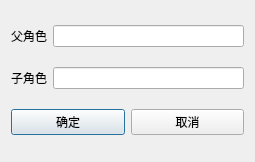
<?xml version="1.0" encoding="UTF-8"?>
<ui version="4.0">
 <class>RHDelete</class>
 <widget class="QDialog" name="RHDelete">
  <property name="geometry">
   <rect>
    <x>0</x>
    <y>0</y>
    <width>255</width>
    <height>162</height>
   </rect>
  </property>
  <property name="windowTitle">
   <string>Dialog</string>
  </property>
  <layout class="QVBoxLayout" name="verticalLayout">
   <item>
    <layout class="QHBoxLayout" name="horizontalLayout_2">
     <item>
      <widget class="QLabel" name="label">
       <property name="text">
        <string>父角色</string>
       </property>
      </widget>
     </item>
     <item>
      <widget class="QLineEdit" name="role1Edit"/>
     </item>
    </layout>
   </item>
   <item>
    <layout class="QHBoxLayout" name="horizontalLayout_3">
     <item>
      <widget class="QLabel" name="label_2">
       <property name="text">
        <string>子角色</string>
       </property>
      </widget>
     </item>
     <item>
      <widget class="QLineEdit" name="role2Edit"/>
     </item>
    </layout>
   </item>
   <item>
    <layout class="QHBoxLayout" name="horizontalLayout">
     <item>
      <widget class="QPushButton" name="yesButton">
       <property name="text">
        <string>确定</string>
       </property>
      </widget>
     </item>
     <item>
      <widget class="QPushButton" name="closeButton">
       <property name="text">
        <string>取消</string>
       </property>
      </widget>
     </item>
    </layout>
   </item>
  </layout>
 </widget>
 <resources/>
 <connections/>
</ui>
